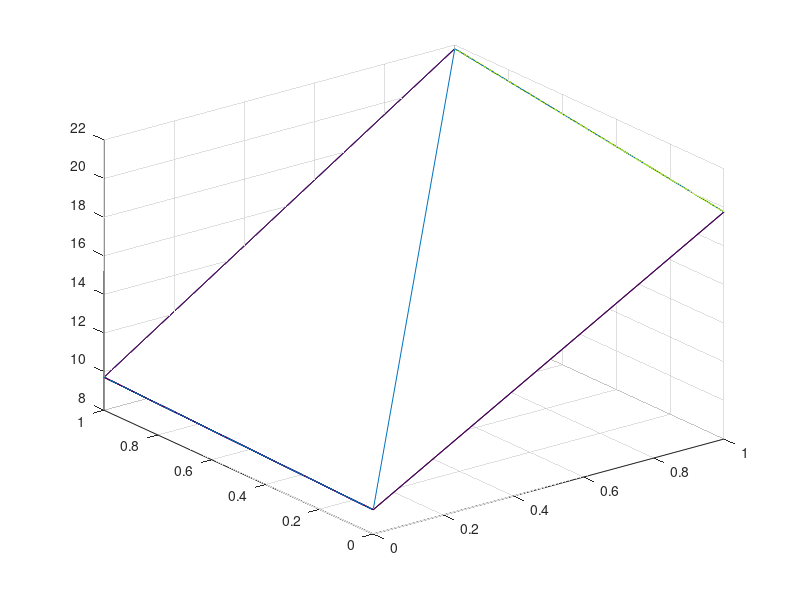

MATLAB code for this plot:
clc
clear all
close all

%Number of nodes (increase to 16 later)
n = 4;
allowable_error = 1e-4;
%This is an arbitrary guess for what T is. 
T = 1*ones(1,n);
T_error = 1*ones(1,n);
%Matrix values taken from example problem in class. 
%Fill in using equations
C = [0; -10; -38; -48];
A = [-3.2 1 1 0; 1 -6.4 0 2; 1 0 -4 2; 0 1 1 -4];

% A*T = C and we need to solve for T
% T = (A^-1)*C and use Gauss Seidel

%Outer iterator
for k = 1:5000 %arbitrarly large number
    T_old = T;
    for i = 1:n %iterating through
        %3 parts to summation
        %Part 1
        T(i) = C(i)/A(i,i);
        %Part 2
        for j = 1:i-1
            T(i) = T(i) - (A(i,j)/A(i,i))*T(j);
        end
        %Part 3
        for j = i+1:n
            T(i) = T(i) - (A(i,j)/A(i,i))*T_old(j);
        end
    end
    %Ensuring value has converged to the correct value
    for i = 1:n
        difference = T(i) - T_old(i);
        T_error(i) = abs(difference);
    end
    max_error = max(T_error);
    %If so, we have found the answer
    if k > 100 && max_error < allowable_error
        break;
    end
end
%Printing out results
count = 1;
for t=T
    fprintf('Temperature at %0d = %5.2f\n',count,t)
    count = count + 1;
end
%Creating surface plots
x = [0 0 1 1];
y = [1 0 1 0];

[X,Y] = meshgrid(x,y);

v = griddata(x,y,T,X,Y);

figure
mesh(X,Y,v);
hold on
plot3(x,y,T);